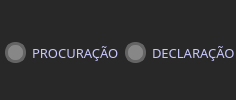
              <widget class="QFrame" name="frame_19">
               <property name="styleSheet">
                <string notr="true">background-color: rgb(40, 40, 40);
border-radius: 10px;
color:rgb(200, 200, 255);</string>
               </property>
               <property name="frameShape">
                <enum>QFrame::StyledPanel</enum>
               </property>
               <property name="frameShadow">
                <enum>QFrame::Raised</enum>
               </property>
               <layout class="QHBoxLayout" name="horizontalLayout_8">
                <property name="spacing">
                 <number>5</number>
                </property>
                <property name="leftMargin">
                 <number>5</number>
                </property>
                <property name="topMargin">
                 <number>5</number>
                </property>
                <property name="rightMargin">
                 <number>0</number>
                </property>
                <property name="bottomMargin">
                 <number>0</number>
                </property>
                <item>
                 <widget class="QFrame" name="frame_32">
                  <property name="frameShape">
                   <enum>QFrame::StyledPanel</enum>
                  </property>
                  <property name="frameShadow">
                   <enum>QFrame::Raised</enum>
                  </property>
                  <layout class="QHBoxLayout" name="horizontalLayout_30">
                   <property name="spacing">
                    <number>0</number>
                   </property>
                   <property name="leftMargin">
                    <number>0</number>
                   </property>
                   <property name="topMargin">
                    <number>0</number>
                   </property>
                   <property name="rightMargin">
                    <number>0</number>
                   </property>
                   <property name="bottomMargin">
                    <number>0</number>
                   </property>
                   <item>
                    <widget class="QCheckBox" name="cbox_procuracao">
                     <property name="sizePolicy">
                      <sizepolicy hsizetype="Expanding" vsizetype="Expanding">
                       <horstretch>0</horstretch>
                       <verstretch>0</verstretch>
                      </sizepolicy>
                     </property>
                     <property name="font">
                      <font>
                       <family>Quicksand</family>
                       <pointsize>10</pointsize>
                      </font>
                     </property>
                     <property name="styleSheet">
                      <string notr="true">QCheckBox::indicator{
	border: 3px solid rgb(100, 100, 100);
	width: 15px;
	height:15px;
	border-radius: 10px;
	background-color: rgb(135, 135, 135);
}
QCheckBox::indicator:checked{
	border: 3px solid rgb(195, 156, 0);
	background-color: rgb(255, 255, 127);
}</string>
                     </property>
                     <property name="text">
                      <string>PROCURAÇÃO</string>
                     </property>
                    </widget>
                   </item>
                  </layout>
                 </widget>
                </item>
                <item>
                 <widget class="QFrame" name="frame_33">
                  <property name="frameShape">
                   <enum>QFrame::StyledPanel</enum>
                  </property>
                  <property name="frameShadow">
                   <enum>QFrame::Raised</enum>
                  </property>
                  <layout class="QHBoxLayout" name="horizontalLayout_31">
                   <property name="spacing">
                    <number>0</number>
                   </property>
                   <property name="leftMargin">
                    <number>0</number>
                   </property>
                   <property name="topMargin">
                    <number>0</number>
                   </property>
                   <property name="rightMargin">
                    <number>0</number>
                   </property>
                   <property name="bottomMargin">
                    <number>0</number>
                   </property>
                   <item>
                    <widget class="QCheckBox" name="cbox_declaracao">
                     <property name="sizePolicy">
                      <sizepolicy hsizetype="Expanding" vsizetype="Expanding">
                       <horstretch>0</horstretch>
                       <verstretch>0</verstretch>
                      </sizepolicy>
                     </property>
                     <property name="font">
                      <font>
                       <family>Quicksand</family>
                       <pointsize>10</pointsize>
                      </font>
                     </property>
                     <property name="styleSheet">
                      <string notr="true">QCheckBox::indicator{
	border: 3px solid rgb(100, 100, 100);
	width: 15px;
	height:15px;
	border-radius: 10px;
	background-color: rgb(135, 135, 135);
}
QCheckBox::indicator:checked{
	border: 3px solid rgb(195, 156, 0);
	background-color: rgb(255, 255, 127);
}</string>
                     </property>
                     <property name="text">
                      <string>DECLARAÇÃO</string>
                     </property>
                    </widget>
                   </item>
                  </layout>
                 </widget>
                </item>
               </layout>
              </widget>
